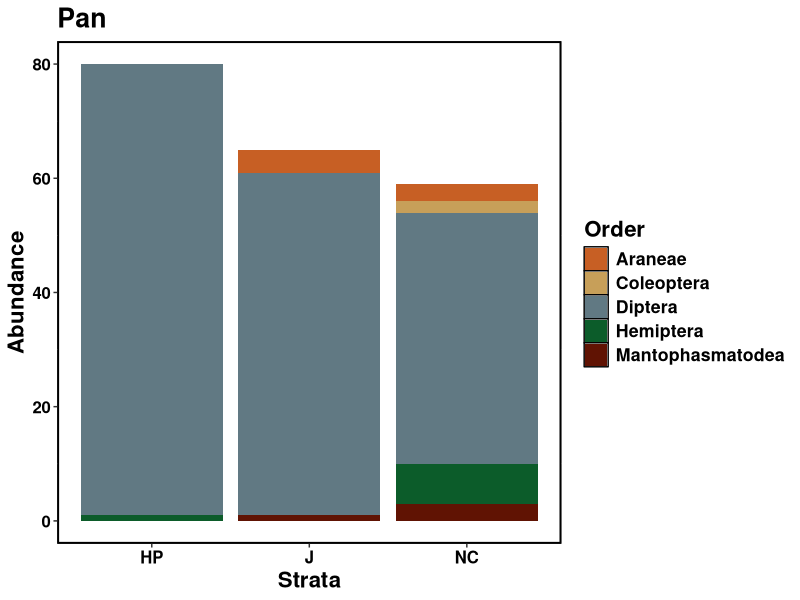
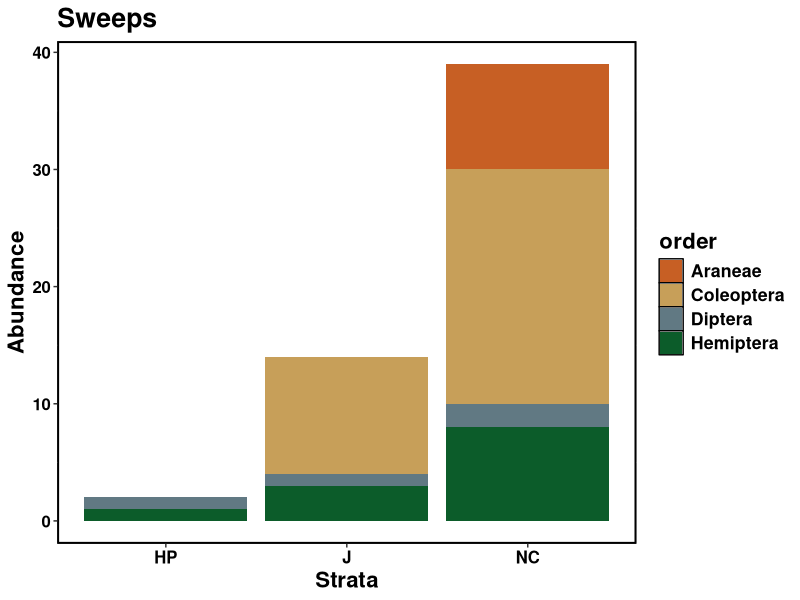
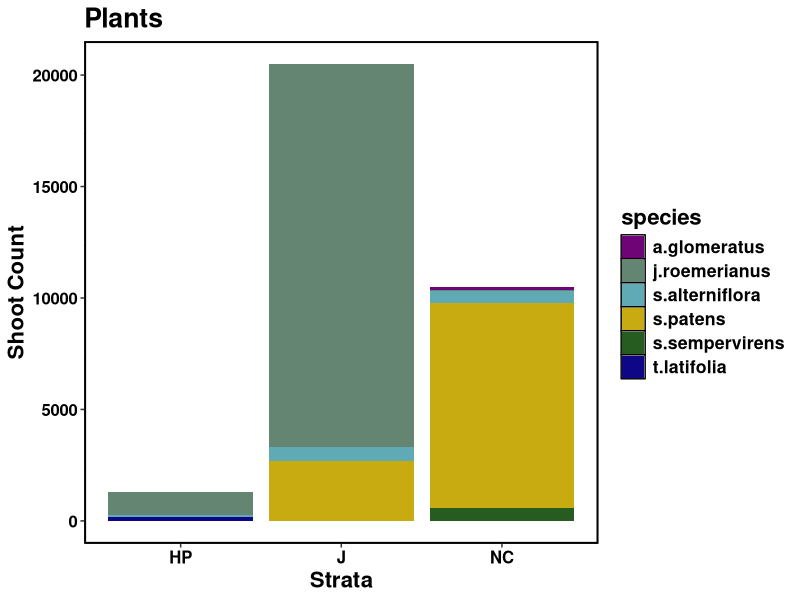

Reproduce these figures in R, in order.
## ---- chunk 1
knitr::opts_chunk$set(echo = TRUE)
## ---- chunk 2
knitr::opts_chunk$set(echo = TRUE)
library(dplyr)
library(ggplot2)
## ---- chunk 3
jeffpans <- read.csv("top10pan.csv")
jeffsweeps <- read.csv("top10sweep.csv")
jeffplants <- read.csv("top10plant.csv") 
ellieplants <- read.csv("top6plant_EK.csv")

## ---- chunk 4
top5 = c("Diptera", "Hemiptera", "Mantophasmatodea", "Araneae", "Coleoptera")

jeffpans.strat <- jeffpans %>% filter(jeffpans$species %in% top5) %>% group_by(Strata, species) %>% summarise(sum(cpue))
## ---- chunk 5
jeffpans.strat$abundance<-jeffpans.strat$`sum(cpue)`
jeffpans.strat$Order <- jeffpans.strat$species
jeffpans.strat$Strata<-as.factor(jeffpans.strat$Strata)
## ---- chunk 6
ggplot(jeffpans.strat, aes(fill=Order, y=abundance, x=Strata)) + 
    geom_bar(position="stack", stat="identity") +
    ggtitle("Pans") +
    xlab("Strata")+
    ylab("Abundance")+
    labs(title = "Pan")+
    scale_fill_manual(values=c("#C75F24", "#C79F59", "#617983", "#0c5c2a", "#601303")) +
    theme(panel.grid.major = element_blank(), panel.grid.major.x = element_blank(), axis.text.x = element_text(face="bold", size=12, family= "sans", colour = "black"), axis.text.y = element_text(face="bold", size=12, family= "sans", colour = "black"), text = element_text(face = "bold", size=16, family= "sans", colour = "black"), panel.grid.minor.x = element_blank(), panel.border = element_rect(fill=NA, colour = "black", size=1.25), panel.background = element_rect(fill='white', colour='black'))
## ---- chunk 7
jeffsweeps.strat <- jeffsweeps %>% filter(jeffsweeps$species %in% top5) %>% group_by(Strata, species) %>% summarise(sum(cpue))
## ---- chunk 8
jeffsweeps.strat$abundance<-jeffsweeps.strat$`sum(cpue)`
jeffsweeps.strat$order <- jeffsweeps.strat$species
jeffsweeps.strat$Strata<-as.factor(jeffsweeps.strat$Strata)
## ---- chunk 9
ggplot(jeffsweeps.strat, aes(fill=order, y=abundance, x=Strata)) + 
    geom_bar(position="stack", stat="identity") +
    ggtitle("Sweeps") +
    xlab("Strata")+
    ylab("Abundance")+
    scale_fill_manual(values=c("#C75F24", "#C79F59", "#617983", "#0c5c2a", "#601303")) +
    theme(panel.grid.major = element_blank(), panel.grid.major.x = element_blank(), axis.text.x = element_text(face="bold", size=12, family= "sans", colour = "black"), axis.text.y = element_text(face="bold", size=12, family= "sans", colour = "black"), text = element_text(face = "bold", size=16, family= "sans", colour = "black"), panel.grid.minor.x = element_blank(), panel.border = element_rect(fill=NA, colour = "black", size=1.25), panel.background = element_rect(fill='white', colour='black'))
## ---- chunk 10
ellieplants.strat <- ellieplants %>% group_by(Strata, species) %>% summarise(sum(cpue))

ellieplants.strat$abundance<-ellieplants.strat$`sum(cpue)`

ellieplants.strat$Strata<-as.factor(ellieplants.strat$Strata)
## ---- chunk 11
ggplot(ellieplants.strat, aes(fill=species, y=abundance, x=Strata)) + 
    geom_bar(position="stack", stat="identity") +
    ggtitle("Plants") +
    xlab("Strata")+
    ylab("Shoot Count")+
    #scale_fill_manual(values=wes_palette(n=5, name="Darjeeling2")) +
    scale_fill_manual(values=c("#6e0475", "#638572", "#60aab5", "#c7ab10", "#265c20", "#0d0787")) +
    theme(panel.grid.major = element_blank(), panel.grid.major.x = element_blank(), axis.text.x = element_text(face="bold", size=12, family= "sans", colour = "black"), axis.text.y = element_text(face="bold", size=12, family= "sans", colour = "black"), text = element_text(face = "bold", size=16, family= "sans", colour = "black"), panel.grid.minor.x = element_blank(), panel.border = element_rect(fill=NA, colour = "black", size=1.25), panel.background = element_rect(fill='white', colour='black'))
